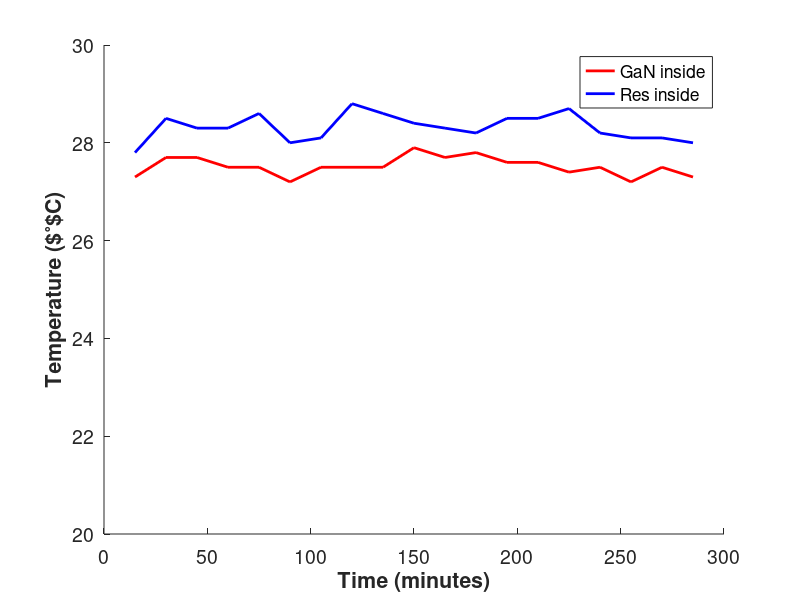
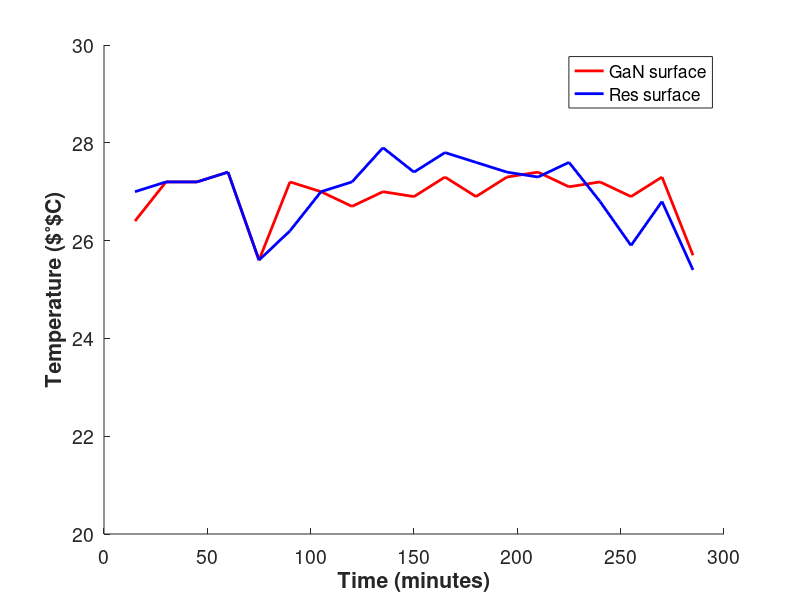
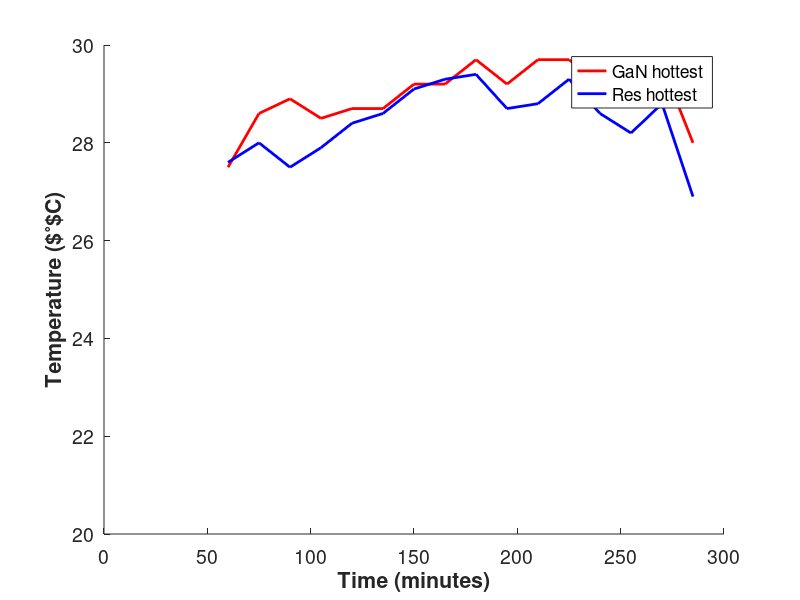
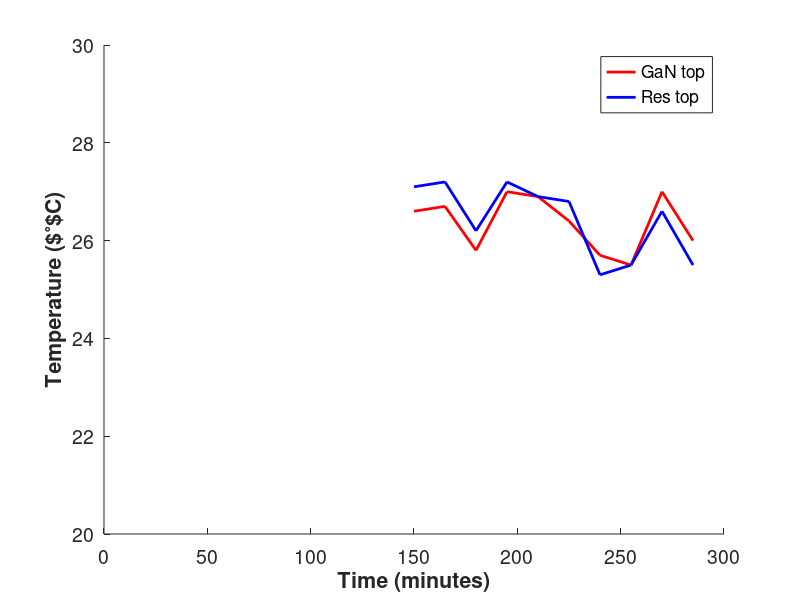

Write MATLAB code to recreate these figures, in order. (Note: this script raises an error after producing the figures.)
time = 15:15:285;
time_top = 150:15:285;
time_hottest = 60:15:285;
GaN_inside = [27.3,27.7,27.7,27.5,27.5,27.2,27.5,27.5,27.5,27.9,27.7,27.8,27.6,27.6,27.4,27.5,27.2,27.5,27.3];
Res_inside = [27.8,28.5,28.3,28.3,28.6,28.0,28.1,28.8,28.6,28.4,28.3,28.2,28.5,28.5,28.7,28.2,28.1,28.1,28.0];
GaN_surface = [26.4,27.2,27.2,27.4,25.6,27.2,27.0,26.7,27.0,26.9,27.3,26.9,27.3,27.4,27.1,27.2,26.9,27.3,25.7];
Res_surface = [27.0,27.2,27.2,27.4,25.6,26.2,27.0,27.2,27.9,27.4,27.8,27.6,27.4,27.3,27.6,26.8,25.9,26.8,25.4];
GaN_top = [26.6,26.7,25.8,27.0,26.9,26.4,25.7,25.5,27.0,26.0];
Res_top = [27.1,27.2,26.2,27.2,26.9,26.8,25.3,25.5,26.6,25.5];
GaN_hottest = [27.5,28.6,28.9,28.5,28.7,28.7,29.2,29.2,29.7,29.2,29.7,29.7,29.2,29.3,29.6,28.0];
Res_hottest = [27.6,28.0,27.5,27.9,28.4,28.6,29.1,29.3,29.4,28.7,28.8,29.3,28.6,28.2,28.8,26.9];

diff_inside = GaN_inside - Res_inside;
diff_surface = GaN_surface - Res_surface;
diff_top = GaN_top - Res_top;
diff_hottest = GaN_hottest - Res_hottest;

%%
figure;
%subplot(3,1,1);
hold all;
plot(time,GaN_inside,'r-','Linewidth',2);
plot(time,Res_inside,'b-','Linewidth',2);
ylabel('Temperature ($^\circ$C)','FontSize',14,'FontWeight','Bold')
xlabel('Time (minutes)','FontSize',14,'FontWeight','Bold')
set(gca,'FontSize',14);
ylim([20 30]);
xlim([0 300]);
legend({'GaN inside','Res inside'},'Location','best');
%%
figure;
%subplot(3,1,1);
hold all;
plot(time,GaN_surface,'r-','Linewidth',2);
plot(time,Res_surface,'b-','Linewidth',2);
ylabel('Temperature ($^\circ$C)','FontSize',14,'FontWeight','Bold')
xlabel('Time (minutes)','FontSize',14,'FontWeight','Bold')
set(gca,'FontSize',14);
ylim([20 30]);
xlim([0 300]);
legend({'GaN surface','Res surface'},'Location','best');
%%
figure;
%subplot(3,1,1);
hold all;
plot(time_hottest,GaN_hottest,'r-','Linewidth',2);
plot(time_hottest,Res_hottest,'b-','Linewidth',2);
ylabel('Temperature ($^\circ$C)','FontSize',14,'FontWeight','Bold')
xlabel('Time (minutes)','FontSize',14,'FontWeight','Bold')
set(gca,'FontSize',14);
ylim([20 30]);
xlim([0 300]);
legend({'GaN hottest','Res hottest'},'Location','best');
%%
figure;
%subplot(3,1,1);
hold all;
plot(time_top,GaN_top,'r-','Linewidth',2);
plot(time_top,Res_top,'b-','Linewidth',2);
ylabel('Temperature ($^\circ$C)','FontSize',14,'FontWeight','Bold')
xlabel('Time (minutes)','FontSize',14,'FontWeight','Bold')
set(gca,'FontSize',14);
ylim([20 30]);
xlim([0 300]);
legend({'GaN top','Res top'},'Location','best');
%%
figure;
%subplot(3,1,1);
hold all;
%plot(time,diff_inside,'ro-','Linewidth',2);
plot(time,diff_surface,'bx-','Linewidth',2);
plot(time_hottest,diff_hottest,'k+-','Linewidth',2);
plot(time_top,diff_top,'ro-','Linewidth',2);
plot(time,zeros(1,numel(time)),'g--','Linewidth',2);
%grid on;
ylabel('Temperature Difference (^\circC)','FontSize',14,'FontWeight','Bold')
xlabel('Time (minutes)','FontSize',14,'FontWeight','Bold')
set(gca,'FontSize',14);
ylim([-2.5 2.5]);
xlim([0 300]);
legend({'Surface','Hottest','Top','Threshold'},'Location','best');
%%
power1 = 26.22;
power2 = 30.26;
power3 = 27.80;
power4 = 24.60;
power_curve = [power1*ones(7,1);...
               power2*ones(4,1);...
               power3*ones(4,1);...
               power4*ones(4,1)];

%%
figure;
hold all;
yyaxis left
plot(time,-diff_surface,'bx-','Linewidth',2);
plot(time_top,-diff_top,'ko-','Linewidth',2);
%plot(time,zeros(1,numel(time)),'g--','Linewidth',2);
ylim([-2.5 2.5]);
ylabel('Temperature difference (^\circC)','FontSize',14,'FontWeight','Bold')
yyaxis right
plot(time,power_curve,'r+-','Linewidth',2);
ylim([20 34]);
ylabel('Power input (W)','FontSize',14,'FontWeight','Bold')
xlabel('Time (minutes)','FontSize',14,'FontWeight','Bold')
set(gca,'FontSize',14);
xlim([0 300]);
legend({'Temperature difference in box front surfaces',...
    'Temperature difference in box top surfaces',...
    'Resistance Power Input'},'Location','best');

%%
power_modify1 = (power_curve'-24)
power_modify2 = (power_curve'-25)
power_modify3 = (power_curve'-26)
power_modify4 = (power_curve'-27)
power_modify5 = (power_curve'-28)
figure;
hold all;
plot(time,-diff_surface./power_modify1,'bx-','Linewidth',2);
plot(time,-diff_surface./power_modify2,'ro-','Linewidth',2);
plot(time,-diff_surface./power_modify3,'k+-','Linewidth',2);
plot(time,-diff_surface./power_modify4,'g^-','Linewidth',2);
plot(time,-diff_surface./power_modify5,'m--','Linewidth',2);
%ylim([-2.5 2.5]);
ylabel('Power input (W)','FontSize',14,'FontWeight','Bold')
xlabel('Time (minutes)','FontSize',14,'FontWeight','Bold')
set(gca,'FontSize',14);
xlim([0 300]);
legend({'24W','25W','26W','27W','28W'},'Location','best');


%%

% Konferans: 
% https://ieeexplore.ieee.org/stamp/stamp.jsp?tp=&arnumber=5544503
% https://ieeexplore.ieee.org/stamp/stamp.jsp?tp=&arnumber=6699623
% https://ieeexplore.ieee.org/stamp/stamp.jsp?tp=&arnumber=6634469
% https://ieeexplore.ieee.org/stamp/stamp.jsp?tp=&arnumber=6185790
% https://ieeexplore.ieee.org/stamp/stamp.jsp?tp=&arnumber=8170556
% 
